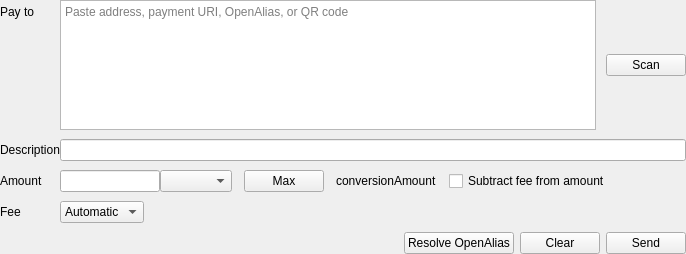
<?xml version="1.0" encoding="UTF-8"?>
<ui version="4.0">
 <class>SendWidget</class>
 <widget class="QWidget" name="SendWidget">
  <property name="geometry">
   <rect>
    <x>0</x>
    <y>0</y>
    <width>686</width>
    <height>254</height>
   </rect>
  </property>
  <property name="sizePolicy">
   <sizepolicy hsizetype="Preferred" vsizetype="Preferred">
    <horstretch>0</horstretch>
    <verstretch>0</verstretch>
   </sizepolicy>
  </property>
  <property name="windowTitle">
   <string>Form</string>
  </property>
  <layout class="QVBoxLayout" name="verticalLayoutOuter">
   <property name="spacing">
    <number>0</number>
   </property>
   <property name="leftMargin">
    <number>0</number>
   </property>
   <property name="topMargin">
    <number>0</number>
   </property>
   <property name="rightMargin">
    <number>0</number>
   </property>
   <property name="bottomMargin">
    <number>0</number>
   </property>
   <item>
    <layout class="QFormLayout" name="formLayout">
   <property name="sizeConstraint">
    <enum>QLayout::SizeConstraint::SetMinimumSize</enum>
   </property>
   <property name="fieldGrowthPolicy">
    <enum>QFormLayout::FieldGrowthPolicy::ExpandingFieldsGrow</enum>
   </property>
   <property name="rowWrapPolicy">
    <enum>QFormLayout::RowWrapPolicy::DontWrapRows</enum>
   </property>
   <property name="verticalSpacing">
    <number>9</number>
   </property>
   <property name="leftMargin">
    <number>0</number>
   </property>
   <property name="topMargin">
    <number>0</number>
   </property>
   <property name="rightMargin">
    <number>0</number>
   </property>
   <property name="bottomMargin">
    <number>0</number>
   </property>
   <item row="0" column="0">
    <widget class="HelpLabel" name="label_PayTo">
     <property name="text">
      <string>Pay to</string>
     </property>
    </widget>
   </item>
   <item row="0" column="1">
    <layout class="QHBoxLayout" name="horizontalLayout_4">
     <property name="spacing">
      <number>10</number>
     </property>
     <item>
      <widget class="PayToEdit" name="lineAddress">
       <property name="horizontalScrollBarPolicy">
        <enum>Qt::ScrollBarPolicy::ScrollBarAlwaysOff</enum>
       </property>
       <property name="tabChangesFocus">
        <bool>true</bool>
       </property>
       <property name="lineWrapMode">
        <enum>QPlainTextEdit::LineWrapMode::NoWrap</enum>
       </property>
       <property name="placeholderText">
        <string>Paste address, payment URI, OpenAlias, or QR code</string>
       </property>
      </widget>
     </item>
     <item>
      <layout class="QVBoxLayout" name="verticalLayout">
       <item>
        <spacer name="verticalSpacer">
         <property name="orientation">
          <enum>Qt::Orientation::Vertical</enum>
         </property>
         <property name="sizeType">
          <enum>QSizePolicy::Policy::Preferred</enum>
         </property>
         <property name="sizeHint" stdset="0">
          <size>
           <width>20</width>
           <height>0</height>
          </size>
         </property>
        </spacer>
       </item>
       <item>
        <widget class="QPushButton" name="btnScan">
         <property name="text">
          <string>Scan</string>
         </property>
        </widget>
       </item>
      </layout>
     </item>
    </layout>
   </item>
   <item row="1" column="0">
    <widget class="HelpLabel" name="label_Description">
     <property name="text">
      <string>Description</string>
     </property>
    </widget>
   </item>
   <item row="1" column="1">
    <widget class="QLineEdit" name="lineDescription"/>
   </item>
   <item row="2" column="0">
    <widget class="HelpLabel" name="label_Amount">
     <property name="text">
      <string>Amount</string>
     </property>
    </widget>
   </item>
   <item row="2" column="1">
    <layout class="QHBoxLayout" name="horizontalLayout">
     <property name="spacing">
      <number>12</number>
     </property>
     <property name="sizeConstraint">
      <enum>QLayout::SizeConstraint::SetDefaultConstraint</enum>
     </property>
     <item>
      <layout class="QHBoxLayout" name="horizontalLayout_2">
       <property name="spacing">
        <number>0</number>
       </property>
       <item>
        <widget class="QLineEdit" name="lineAmount">
         <property name="sizePolicy">
          <sizepolicy hsizetype="Maximum" vsizetype="Fixed">
           <horstretch>0</horstretch>
           <verstretch>0</verstretch>
          </sizepolicy>
         </property>
         <property name="minimumSize">
          <size>
           <width>100</width>
           <height>0</height>
          </size>
         </property>
         <property name="maximumSize">
          <size>
           <width>200</width>
           <height>16777215</height>
          </size>
         </property>
        </widget>
       </item>
       <item>
        <widget class="QComboBox" name="comboCurrencySelection"/>
       </item>
      </layout>
     </item>
     <item>
      <widget class="QPushButton" name="btnMax">
       <property name="text">
        <string>Max</string>
       </property>
      </widget>
     </item>
     <item>
      <widget class="QLabel" name="label_conversionAmount">
       <property name="enabled">
        <bool>true</bool>
       </property>
       <property name="text">
        <string>conversionAmount</string>
       </property>
      </widget>
     </item>
     <item>
      <widget class="QCheckBox" name="check_subtractFeeFromAmount">
       <property name="text">
        <string>Subtract fee from amount</string>
       </property>
      </widget>
     </item>
     <item>
      <spacer name="horizontalSpacer">
       <property name="orientation">
        <enum>Qt::Orientation::Horizontal</enum>
       </property>
       <property name="sizeHint" stdset="0">
        <size>
         <width>100</width>
         <height>20</height>
        </size>
       </property>
      </spacer>
     </item>
    </layout>
   </item>
   <item row="4" column="0">
    <widget class="QLabel" name="label_feeTarget">
     <property name="text">
      <string>Fee</string>
     </property>
    </widget>
   </item>
   <item row="5" column="1">
    <layout class="QHBoxLayout" name="horizontalLayout_3">
     <property name="spacing">
      <number>6</number>
     </property>
     <item>
      <spacer name="horizontalSpacer_2">
       <property name="orientation">
        <enum>Qt::Orientation::Horizontal</enum>
       </property>
       <property name="sizeHint" stdset="0">
        <size>
         <width>40</width>
         <height>20</height>
        </size>
       </property>
      </spacer>
     </item>
     <item>
      <widget class="QPushButton" name="btn_openAlias">
       <property name="text">
        <string>Resolve OpenAlias</string>
       </property>
      </widget>
     </item>
     <item>
      <widget class="QPushButton" name="btnClear">
       <property name="text">
        <string>Clear</string>
       </property>
      </widget>
     </item>
     <item>
      <widget class="QPushButton" name="btnSend">
       <property name="text">
        <string>Send</string>
       </property>
      </widget>
     </item>
    </layout>
   </item>
   <item row="4" column="1">
    <widget class="QComboBox" name="combo_feePriority">
     <item>
      <property name="text">
       <string>Automatic</string>
      </property>
     </item>
     <item>
      <property name="text">
       <string>Low</string>
      </property>
     </item>
     <item>
      <property name="text">
       <string>Normal</string>
      </property>
     </item>
     <item>
      <property name="text">
       <string>High</string>
      </property>
     </item>
     <item>
      <property name="text">
       <string>Highest</string>
      </property>
     </item>
    </widget>
   </item>
    </layout>
   </item>
  </layout>
 </widget>
 <customwidgets>
  <customwidget>
   <class>HelpLabel</class>
   <extends>QLabel</extends>
   <header>components.h</header>
  </customwidget>
  <customwidget>
   <class>PayToEdit</class>
   <extends>QPlainTextEdit</extends>
   <header>widgets/PayToEdit.h</header>
  </customwidget>
 </customwidgets>
 <tabstops>
  <tabstop>lineAddress</tabstop>
  <tabstop>lineDescription</tabstop>
  <tabstop>lineAmount</tabstop>
  <tabstop>comboCurrencySelection</tabstop>
  <tabstop>btnMax</tabstop>
  <tabstop>btn_openAlias</tabstop>
  <tabstop>btnClear</tabstop>
  <tabstop>btnSend</tabstop>
  <tabstop>btnScan</tabstop>
 </tabstops>
 <resources/>
 <connections/>
 <slots>
  <slot>sendClicked()</slot>
  <slot>maxClicked()</slot>
  <slot>clearClicked()</slot>
 </slots>
</ui>
